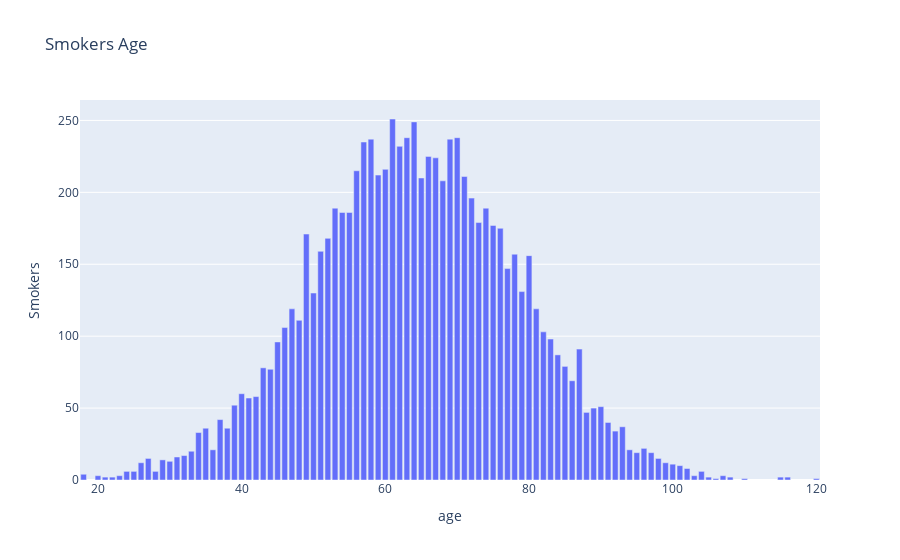

The cell this chart's notebook holds for it:
### Code cell
fig = go.Figure()
fig.add_trace(go.Bar(x=label,y=target))
fig.update_layout(title = 'Smokers Age',xaxis=dict(title='age'),yaxis=dict(title='Smokers'))
fig.show()

### Figure 1 — Plotly figure (JSON) as saved in the notebook; plotly's stock layout.template omitted (floating-point values rounded to 4 significant figures)
{"data": [{"type": "bar", "x": [18, 20, 21, 22, 23, 24, 25, 26, 27, 28, 29, 30, 31, 32, 33, 34, 35, 36, 37, 38, 39, 40, 41, 42, 43, 44, 45, 46, 47, 48, 49, 50, 51, 52, 53, 54, 55, 56, 57, 58, 59, 60, 61, 62, 63, 64, 65, 66, 67, 68, 69, 70, 71, 72, 73, 74, 75, 76, 77, 78, 79, 80, 81, 82, 83, 84, 85, 86, 87, 88, 89, 90, 91, 92, 93, 94, 95, 96, 97, 98, 99, 100, 101, 102, 103, 104, 105, 106, 107, 108, 110, 115, 116, 120], "y": [4, 3, 2, 2, 3, 6, 6, 12, 15, 6, 14, 13, 16, 17, 20, 33, 36, 21, 42, 36, 52, 60, 57, 58, 78, 77, 96, 106, 119, 111, 171, 130, 159, 168, 189, 186, 186, 215, 235, 237, 212, 216, 251, 232, 238, 249, 210, 225, 224, 208, 237, 238, 211, 196, 179, 189, 177, 175, 147, 157, 131, 156, 119, 103, 98, 87, 79, 69, 91, 47, 50, 51, 40, 34, 37, 21, 19, 22, 19, 15, 12, 11, 10, 8, 3, 6, 2, 1, 3, 2, 1, 2, 2, 1]}], "layout": {"autosize": true, "title": {"text": "Smokers Age"}, "xaxis": {"autorange": true, "range": [17.5, 120.5], "title": {"text": "age"}, "type": "linear"}, "yaxis": {"autorange": true, "range": [0, 264.2], "title": {"text": "Smokers"}, "type": "linear"}}}
